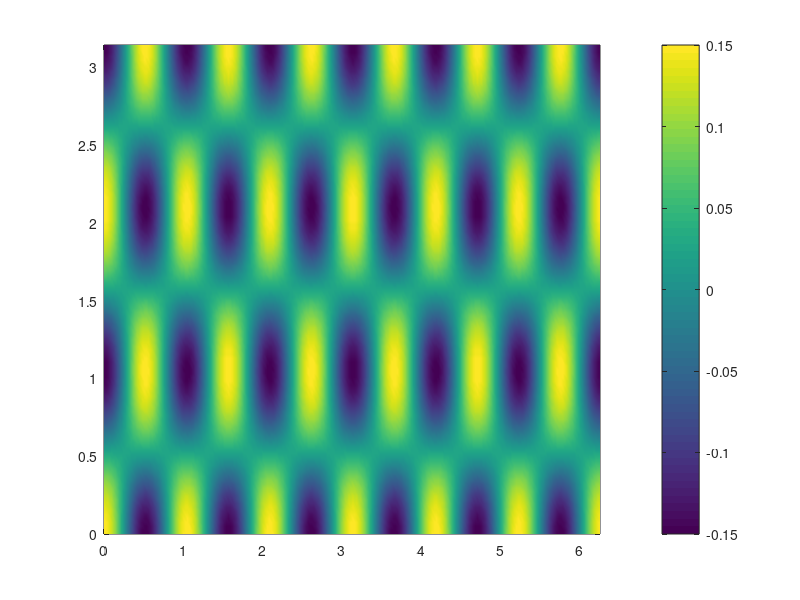

The MATLAB source for this figure: (Note: this script raises an error after producing the figure.)
clear all;
close all;
nx = 256;
nz = 128;
L = 2*pi; 
H = pi;
dx = L/nx; 
dz = H/nz;
x = (0:nx-1)*dx;  
z = (0:nz)*dz; % functions are not periodic in z
[x_,z_] = ndgrid(x,z); 

N = 15;
f = 0.;
k = 6;
m = 3;
kappa = sqrt(k^2+m^2);
omega = sqrt(k^2*N^2 + m^2*f^2)/kappa;
a = .05;
factor = 1;

%psi = a*cos(k*x_).*sin(m*z_);
% If I added the second term, u blows up
w =  a*k*sin(k*x_).*sin(m*z_);
V =   a*f^2*m/omega * sin(k*x_).*cos(m*z_);
b =  -N^2*a*k/omega * cos(k*x_).*sin(m*z_);

u =  a*m*cos(k*x_).*cos(m*z_) + factor * k/(2*omega)*(a*k)^2 * (m^2/k^2+1) * (1 -  cos(2*m*z_))/2;




figure;
pcolor(x,z,u');shading interp;colorbar;

Sin(:,:,1) = u;
Sin(:,:,2) = w;
Sin(:,:,3) = V;
Sin(:,:,4) = b;

% increasing the number of particles is not very helpful
np = 64;
x0 = 2*pi/np/2;
Xpin.y = pi/2*ones(np,1); 
Xpin.x = linspace(x0,2*pi+x0-2*pi/np,np)';

%figure
%pcolor(x,z,b'), shading interp, colorbar, axis image

numsteps = 50000;
savestep = 100;
[Sout,time,energy,Xp] = bous2kfh_wd(Sin,N,f,numsteps,savestep,Xpin);

% validation of the code: compare the velocity with exact soln
u_ex = a*m*cos(k*x_ - omega * time(end)).*cos(m*z_);
w_ex = a*k*sin(k*x_ - omega * time(end)).*sin(m*z_);
b_ex = -N^2*a*k/omega * cos(k*x_ - omega * time(end)).*sin(m*z_);

%figure;
%contourf(x,z,w_ex' - squeeze( Sout(:,:,2,end))'); colorbar;

xpar = [Xp(:).x];
xpar_disp = xpar - xpar(:,1);
zpar = [Xp(:).y];
zpar_disp = zpar- zpar(:,1);
for j=1:numsteps+1
    Xpa(j) = mean(xpar_disp(:,j));
    zpa(j) = mean(zpar_disp(:,j));
end



%us = a^2*k*m^2/(2*omega);
us = k/(2*omega) * m^2/k^2 * (a*k)^2 *cos(2*m*pi/2);
ul = k/(2*omega) * (a*k)^2 * (m^2/k^2 * (cos(m*pi/2))^2 + (sin(m*pi/2))^2);



dt = (time(end)-time(end-1))/savestep;
t=[0:numsteps]*dt;

figure('units','centimeter','Position', [10 5 10 8]);
%subplot(1,2,1);
plot(t,Xpa,'b','linewidth',2);hold on;
plot(t,us*t,'r','linewidth',2);
plot(t,ul*t,'g','linewidth',2);

%plot(t(2:end),xpar_disp(2,2:end),'k');
%plot(t(2:end),xpar_disp(5,2:end),'m');

lg = legend('$<x>$', '$\overline{u}^st$','$\overline{u}^Lt$');
set(lg,'interpreter','latex','FontSize',12);
legend boxoff;
xlabel('t'); ylabel('x');
set(gca,'FontSize',12);
%title('particle displacement in x');
grid on;
title('m=2')
subplot(1,2,2);
plot(t(2:end),(Xpa(2:end) - ul*t(2:end))./(ul*t(2:end)) ,'b','linewidth',2);
hold on;
plot(t(2:end),(us*t(2:end) - ul*t(2:end))./(ul*t(2:end)),'r','linewidth',2);
%plot(t,ul*t,'r','linewidth',2);

lg = legend('$\frac{<x>-\overline{u}^Lt}{\overline{u}^Lt}$', '$\frac{\overline{u}^st-\overline{u}^Lt}{\overline{u}^Lt}$');
set(lg,'interpreter','latex','FontSize',14);
legend boxoff;
xlabel('t'); 
set(gca,'FontSize',12);
grid on;



print -f3 -depsc -r600 k6m2_f0

%plot(t,xpar_disp(9,:)- ul*t,'k--');
%plot(t,xpar_disp(10,:)- ul*t,'b');
 %plot(xlim,[0 0],'k--');

% yay!
